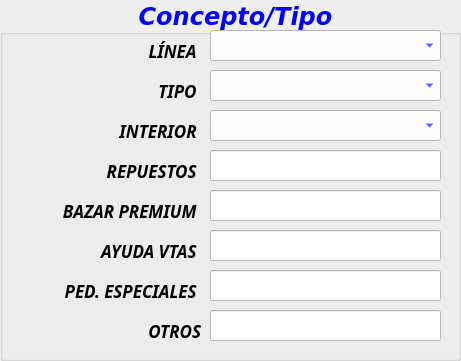
             <widget class="QGroupBox" name="groupBox_2">
              <property name="geometry">
               <rect>
                <x>60</x>
                <y>130</y>
                <width>461</width>
                <height>361</height>
               </rect>
              </property>
              <property name="font">
               <font>
                <family>DejaVu Sans</family>
                <pointsize>18</pointsize>
                <weight>75</weight>
                <italic>true</italic>
                <bold>true</bold>
               </font>
              </property>
              <property name="styleSheet">
               <string notr="true">
color: rgb(0, 0, 255);</string>
              </property>
              <property name="title">
               <string>Concepto/Tipo</string>
              </property>
              <property name="alignment">
               <set>Qt::AlignCenter</set>
              </property>
              <widget class="QComboBox" name="comboBox_Linea">
               <property name="geometry">
                <rect>
                 <x>210</x>
                 <y>30</y>
                 <width>231</width>
                 <height>31</height>
                </rect>
               </property>
               <property name="font">
                <font>
                 <family>Calibri</family>
                 <pointsize>14</pointsize>
                </font>
               </property>
               <property name="styleSheet">
                <string notr="true">background-color: rgb(255, 255, 255);</string>
               </property>
              </widget>
              <widget class="QLabel" name="label_4">
               <property name="geometry">
                <rect>
                 <x>20</x>
                 <y>80</y>
                 <width>181</width>
                 <height>21</height>
                </rect>
               </property>
               <property name="font">
                <font>
                 <family>Javanese Text</family>
                 <pointsize>13</pointsize>
                 <weight>75</weight>
                 <italic>true</italic>
                 <bold>true</bold>
                </font>
               </property>
               <property name="styleSheet">
                <string notr="true">color: rgb(0, 0, 0);</string>
               </property>
               <property name="text">
                <string>TIPO </string>
               </property>
               <property name="alignment">
                <set>Qt::AlignRight|Qt::AlignTrailing|Qt::AlignVCenter</set>
               </property>
              </widget>
              <widget class="QLabel" name="label_14">
               <property name="geometry">
                <rect>
                 <x>20</x>
                 <y>160</y>
                 <width>181</width>
                 <height>21</height>
                </rect>
               </property>
               <property name="font">
                <font>
                 <family>Javanese Text</family>
                 <pointsize>13</pointsize>
                 <weight>75</weight>
                 <italic>true</italic>
                 <bold>true</bold>
                </font>
               </property>
               <property name="styleSheet">
                <string notr="true">color: rgb(0, 0, 0);</string>
               </property>
               <property name="text">
                <string>REPUESTOS </string>
               </property>
               <property name="alignment">
                <set>Qt::AlignRight|Qt::AlignTrailing|Qt::AlignVCenter</set>
               </property>
              </widget>
              <widget class="QLabel" name="label_13">
               <property name="geometry">
                <rect>
                 <x>10</x>
                 <y>200</y>
                 <width>191</width>
                 <height>21</height>
                </rect>
               </property>
               <property name="font">
                <font>
                 <family>Javanese Text</family>
                 <pointsize>13</pointsize>
                 <weight>75</weight>
                 <italic>true</italic>
                 <bold>true</bold>
                </font>
               </property>
               <property name="styleSheet">
                <string notr="true">color: rgb(0, 0, 0);</string>
               </property>
               <property name="text">
                <string>BAZAR PREMIUM </string>
               </property>
               <property name="alignment">
                <set>Qt::AlignRight|Qt::AlignTrailing|Qt::AlignVCenter</set>
               </property>
              </widget>
              <widget class="QLineEdit" name="line_Repuesto">
               <property name="geometry">
                <rect>
                 <x>210</x>
                 <y>150</y>
                 <width>231</width>
                 <height>31</height>
                </rect>
               </property>
               <property name="font">
                <font>
                 <family>Calibri</family>
                 <pointsize>14</pointsize>
                </font>
               </property>
               <property name="styleSheet">
                <string notr="true">background-color: rgb(255, 255, 255);</string>
               </property>
               <property name="text">
                <string/>
               </property>
              </widget>
              <widget class="QLabel" name="label_3">
               <property name="geometry">
                <rect>
                 <x>20</x>
                 <y>40</y>
                 <width>181</width>
                 <height>21</height>
                </rect>
               </property>
               <property name="font">
                <font>
                 <family>Javanese Text</family>
                 <pointsize>13</pointsize>
                 <weight>75</weight>
                 <italic>true</italic>
                 <bold>true</bold>
                </font>
               </property>
               <property name="styleSheet">
                <string notr="true">color: rgb(0, 0, 0);</string>
               </property>
               <property name="text">
                <string>LÍNEA </string>
               </property>
               <property name="alignment">
                <set>Qt::AlignRight|Qt::AlignTrailing|Qt::AlignVCenter</set>
               </property>
              </widget>
              <widget class="QLineEdit" name="line_Bazar">
               <property name="geometry">
                <rect>
                 <x>210</x>
                 <y>190</y>
                 <width>231</width>
                 <height>31</height>
                </rect>
               </property>
               <property name="font">
                <font>
                 <family>Calibri</family>
                 <pointsize>14</pointsize>
                </font>
               </property>
               <property name="styleSheet">
                <string notr="true">background-color: rgb(255, 255, 255);</string>
               </property>
               <property name="text">
                <string/>
               </property>
              </widget>
              <widget class="QComboBox" name="comboBox_Interior">
               <property name="geometry">
                <rect>
                 <x>210</x>
                 <y>110</y>
                 <width>231</width>
                 <height>31</height>
                </rect>
               </property>
               <property name="font">
                <font>
                 <family>Calibri</family>
                 <pointsize>14</pointsize>
                </font>
               </property>
               <property name="styleSheet">
                <string notr="true">background-color: rgb(255, 255, 255);</string>
               </property>
              </widget>
              <widget class="QLabel" name="label_15">
               <property name="geometry">
                <rect>
                 <x>20</x>
                 <y>120</y>
                 <width>181</width>
                 <height>21</height>
                </rect>
               </property>
               <property name="font">
                <font>
                 <family>Javanese Text</family>
                 <pointsize>13</pointsize>
                 <weight>75</weight>
                 <italic>true</italic>
                 <bold>true</bold>
                </font>
               </property>
               <property name="styleSheet">
                <string notr="true">color: rgb(0, 0, 0);</string>
               </property>
               <property name="text">
                <string>INTERIOR </string>
               </property>
               <property name="alignment">
                <set>Qt::AlignRight|Qt::AlignTrailing|Qt::AlignVCenter</set>
               </property>
              </widget>
              <widget class="QComboBox" name="comboBox_Tipo">
               <property name="geometry">
                <rect>
                 <x>210</x>
                 <y>70</y>
                 <width>231</width>
                 <height>31</height>
                </rect>
               </property>
               <property name="font">
                <font>
                 <family>Calibri</family>
                 <pointsize>14</pointsize>
                </font>
               </property>
               <property name="styleSheet">
                <string notr="true">background-color: rgb(255, 255, 255);</string>
               </property>
              </widget>
              <widget class="QLineEdit" name="line_Ayudavta">
               <property name="geometry">
                <rect>
                 <x>210</x>
                 <y>230</y>
                 <width>231</width>
                 <height>31</height>
                </rect>
               </property>
               <property name="font">
                <font>
                 <family>Calibri</family>
                 <pointsize>14</pointsize>
                </font>
               </property>
               <property name="styleSheet">
                <string notr="true">background-color: rgb(255, 255, 255);</string>
               </property>
               <property name="text">
                <string/>
               </property>
              </widget>
              <widget class="QLabel" name="label_20">
               <property name="geometry">
                <rect>
                 <x>10</x>
                 <y>240</y>
                 <width>191</width>
                 <height>21</height>
                </rect>
               </property>
               <property name="font">
                <font>
                 <family>Javanese Text</family>
                 <pointsize>13</pointsize>
                 <weight>75</weight>
                 <italic>true</italic>
                 <bold>true</bold>
                </font>
               </property>
               <property name="styleSheet">
                <string notr="true">color: rgb(0, 0, 0);</string>
               </property>
               <property name="text">
                <string>AYUDA VTAS </string>
               </property>
               <property name="alignment">
                <set>Qt::AlignRight|Qt::AlignTrailing|Qt::AlignVCenter</set>
               </property>
              </widget>
              <widget class="QLineEdit" name="line_Pedido">
               <property name="geometry">
                <rect>
                 <x>210</x>
                 <y>270</y>
                 <width>231</width>
                 <height>31</height>
                </rect>
               </property>
               <property name="font">
                <font>
                 <family>Calibri</family>
                 <pointsize>14</pointsize>
                </font>
               </property>
               <property name="styleSheet">
                <string notr="true">background-color: rgb(255, 255, 255);</string>
               </property>
               <property name="text">
                <string/>
               </property>
              </widget>
              <widget class="QLabel" name="label_21">
               <property name="geometry">
                <rect>
                 <x>10</x>
                 <y>280</y>
                 <width>191</width>
                 <height>21</height>
                </rect>
               </property>
               <property name="font">
                <font>
                 <family>Javanese Text</family>
                 <pointsize>13</pointsize>
                 <weight>75</weight>
                 <italic>true</italic>
                 <bold>true</bold>
                </font>
               </property>
               <property name="styleSheet">
                <string notr="true">color: rgb(0, 0, 0);</string>
               </property>
               <property name="text">
                <string>PED. ESPECIALES </string>
               </property>
               <property name="alignment">
                <set>Qt::AlignRight|Qt::AlignTrailing|Qt::AlignVCenter</set>
               </property>
              </widget>
              <widget class="QLineEdit" name="line_Otros">
               <property name="geometry">
                <rect>
                 <x>210</x>
                 <y>310</y>
                 <width>231</width>
                 <height>31</height>
                </rect>
               </property>
               <property name="font">
                <font>
                 <family>Calibri</family>
                 <pointsize>14</pointsize>
                </font>
               </property>
               <property name="styleSheet">
                <string notr="true">background-color: rgb(255, 255, 255);</string>
               </property>
               <property name="text">
                <string/>
               </property>
              </widget>
              <widget class="QLabel" name="label_22">
               <property name="geometry">
                <rect>
                 <x>10</x>
                 <y>320</y>
                 <width>191</width>
                 <height>21</height>
                </rect>
               </property>
               <property name="font">
                <font>
                 <family>Javanese Text</family>
                 <pointsize>13</pointsize>
                 <weight>75</weight>
                 <italic>true</italic>
                 <bold>true</bold>
                </font>
               </property>
               <property name="styleSheet">
                <string notr="true">color: rgb(0, 0, 0);</string>
               </property>
               <property name="text">
                <string>OTROS</string>
               </property>
               <property name="alignment">
                <set>Qt::AlignRight|Qt::AlignTrailing|Qt::AlignVCenter</set>
               </property>
              </widget>
             </widget>
